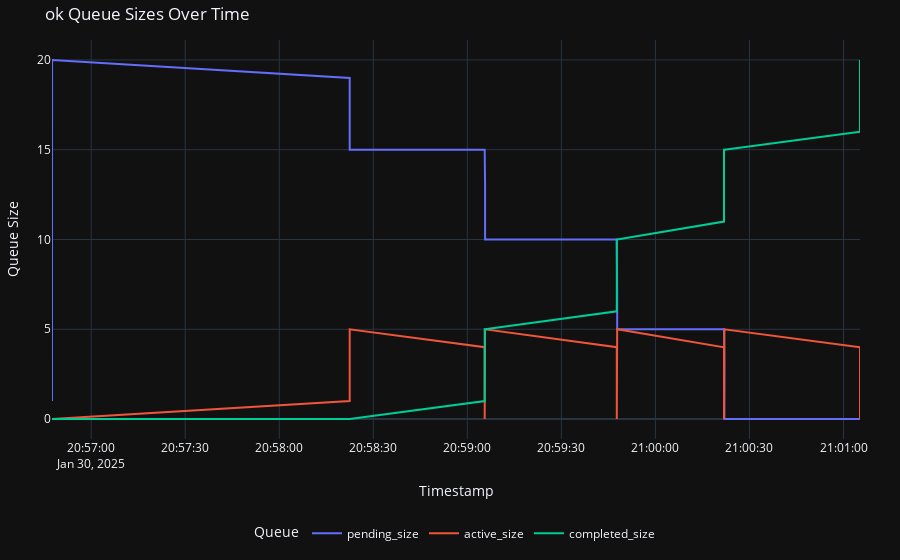
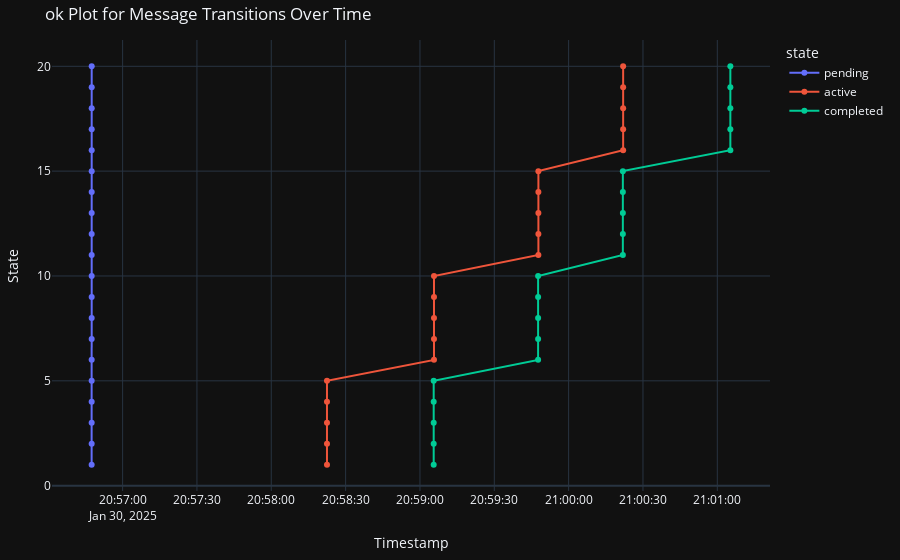
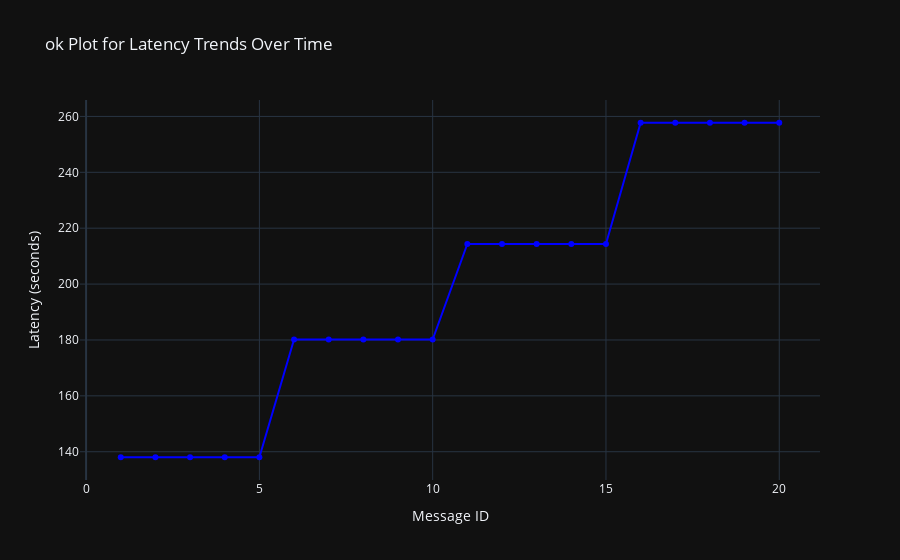
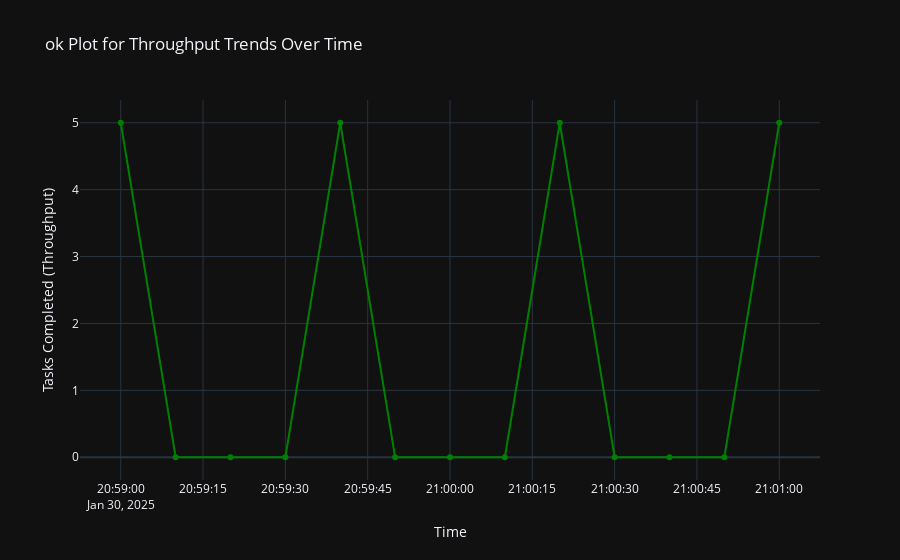

These figures' notebook cell, in order:
### Code cell
exps = [
  # ('100 tasks , 1 worker batch size 5', 'log_chunks_2025-01-27_11-10-33'),   # worked
  # ('1250 tasks , 50 workers batch-size 5','log_chunks_2025-01-27_11-57-17'), # failed didn't work
  # ('1000 tasks 25 workers batch-size 10','log_chunks_2025-01-27_13-11-10'), # failed didn't work
  # ('500 tasks 5 workers batch-size 10','log_chunks_2025-01-27_17-25-12'), # worked with less workers
  # ('1000 tasks 5 workers batch-size 10','log_chunks_2025-01-27_18-02-02'), #  worked with less workers
  # ('1000 tasks 10 workers batch-size 10','log_chunks_2025-01-27_20-03-31'), # worked with less workers
  # ('1000 tasks 15 workers batch-size 10','log_chunks_2025-01-28_06-37-21'), # worked with less workers
  # ('1000 tasks 20 workers batch-size 10','log_chunks_2025-01-28_06-11-33'), # failed didn't work
  
  
  #  added the exponential backoff on grpc server (previous : no retry even once) and worker_alive (previous ping the server every 5s)
  # ('1500 tasks 20 workers batch-size 10','log_chunks_2025-01-29_09-42-58'),      # worked
  # ('5000 tasks 25 workers batch-size 25','log_chunks_2025-01-29_10-21-27'),      # didn't work
  # ('2000 tasks 25 workers batch-size 25','log_chunks_2025-01-29_11-06-36'),      # worked
  # ('4000 tasks 25 workers batch-size 25','log_chunks_2025-01-29_11-40-48'),      # worked
  # ('5000 tasks 25 workers batch-size 25','log_chunks_2025-01-29_13-23-18'),      # didn't work
  # ('5000 tasks 30 workers batch-size 25','log_chunks_2025-01-29_14-02-33'),      # didn't work
  ('ok','log_chunks_2025-01-30_20-51-42')
]



for (desc,chunk_prefix) in exps:
  logsx = get_all_logs(dir_prefix = chunk_prefix)
  print(f"{desc} , total logs => {len(logsx)}")
  analyze_full_queue_sizes(logsx,desc)
  analyze_message_flow(logsx,desc)
  analyze_lentency(logsx,desc)
  analyze_throughtput(logsx,desc)
